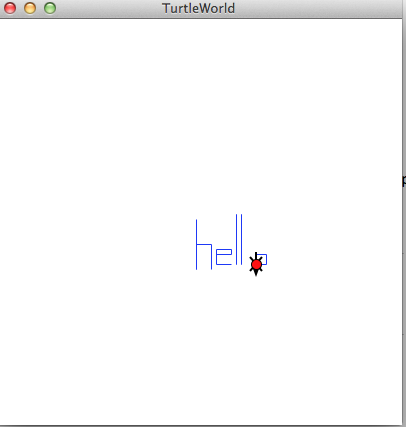

Reproduce this figure in Python.
# Hello excercise from Week 0

# Name:


from TurtleWorld import * 		
world = TurtleWorld()			
bob = Turtle()				



# This is where you put code to move bob

def hello(turtle):
	rt(turtle)
	fd(turtle, 50)
	bk(turtle, 25)
	lt(turtle)
	fd(turtle, 15)
	rt(turtle)
	fd(turtle, 25)
	lt(turtle)
	pu(turtle)
	fd(turtle, 5)
	lt(turtle)
	fd(turtle, 15)
	rt(turtle)
	pd(turtle)
	fd(turtle, 15)
	lt(turtle)
	fd(turtle, 5)
	lt(turtle)
	fd(turtle, 15)
	lt(turtle)
	fd(turtle, 15)
	lt(turtle)
	fd(turtle, 15)
	pu(turtle)
	fd(turtle, 5)
	lt(turtle)
	pd(turtle)
	fd(turtle, 50)
	bk(turtle, 50)
	pu(turtle)
	rt(turtle)
	fd(turtle, 5)
	lt(turtle)
	pd(turtle)
	fd(turtle, 50)
	bk(turtle, 50)
	pu(turtle)
	rt(turtle)
	fd(turtle, 15)
	pd(turtle)
	fd(turtle, 10)
	lt(turtle)
	fd(turtle, 10)
	lt(turtle)
	fd(turtle, 10)
	lt(turtle)
	fd(turtle, 10)
hello(bob)







wait_for_user()					
